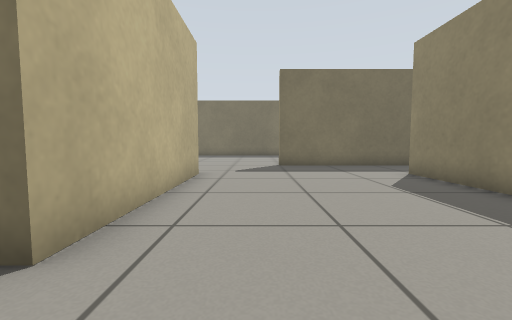
View 1 (above)

18 first-person views from a walk through a Gazebo world. The camera is 0.5 m above the floor, tilts 4° down and sees 90° across. The floor is counted in squares, 0.5 m on a side. Each view is taken from the middle of a square. On the plan, view 1 faces up. The plan holds only what a view shows up to about 11 squares ahead; the rest is blank.

View 2
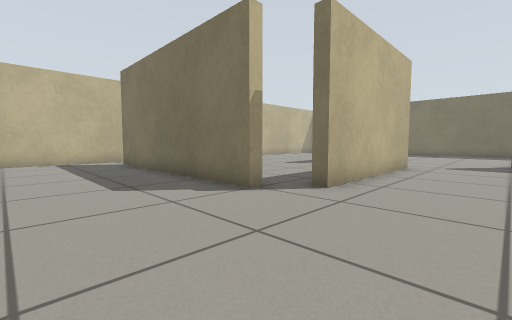

View 3
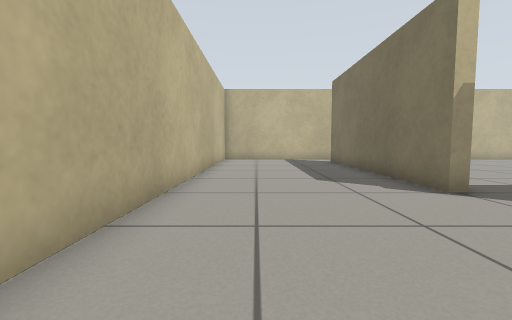

View 4
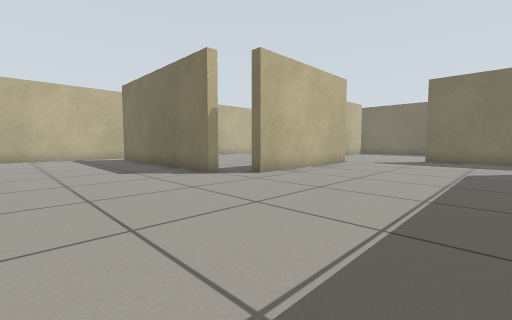

View 5
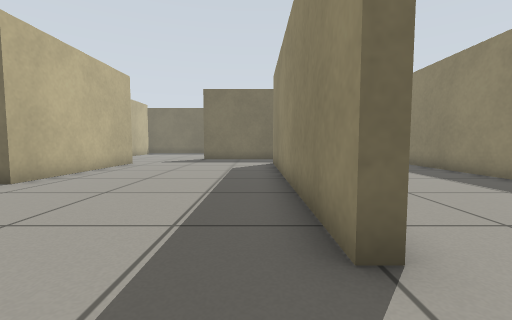

View 6
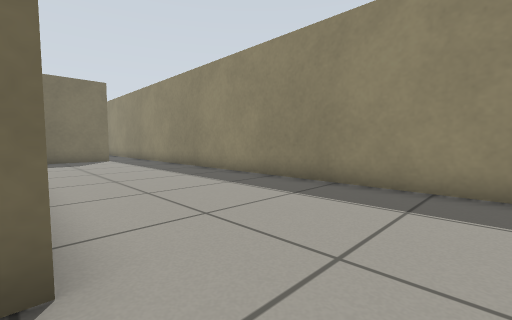

View 7
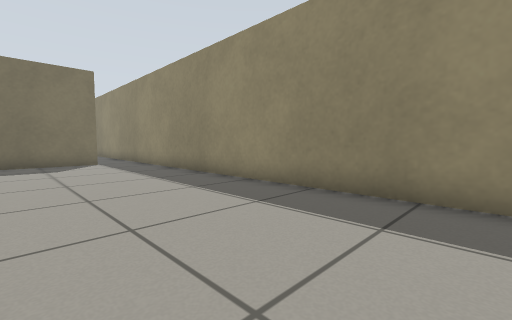

View 8
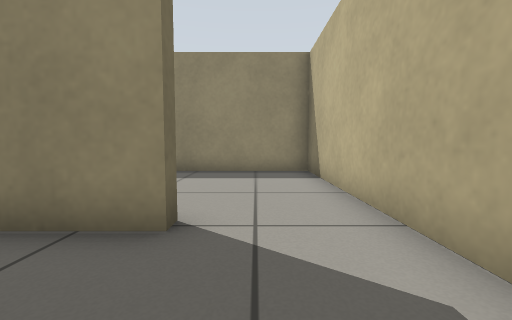

View 9
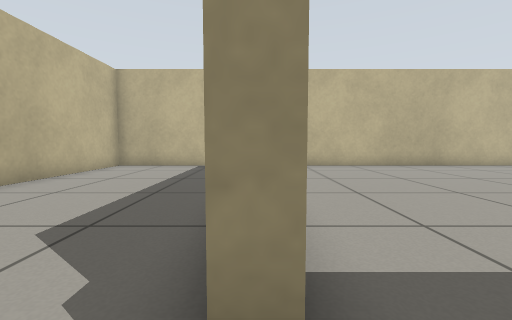

View 10
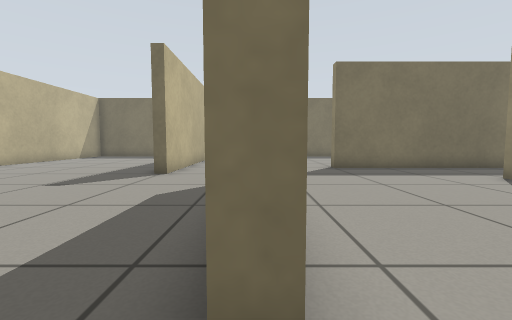

View 11
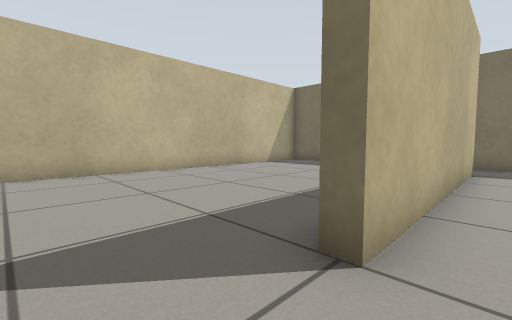

View 12
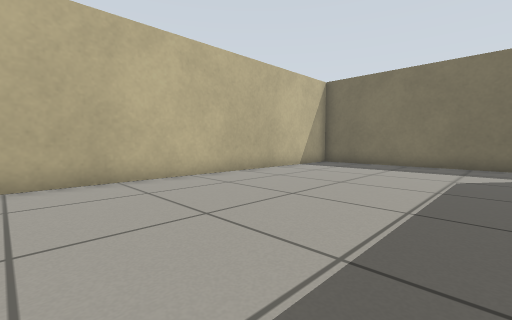

View 13
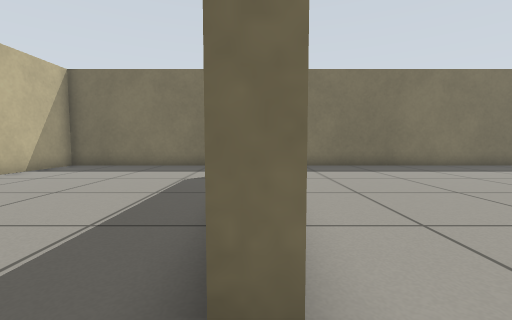

View 14
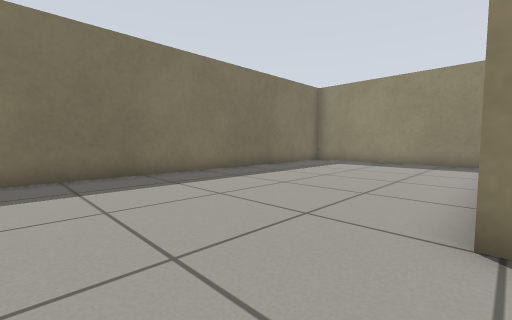

View 15
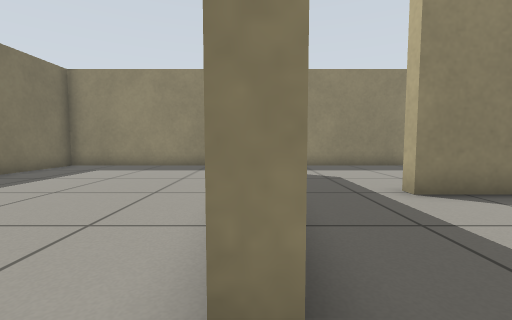

View 16
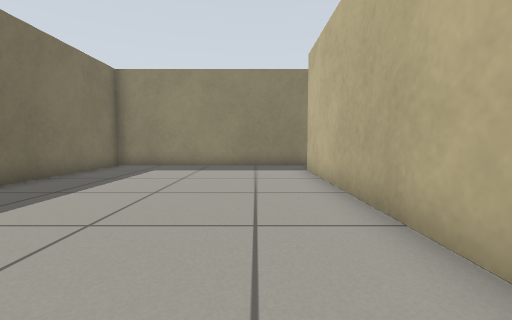

View 17
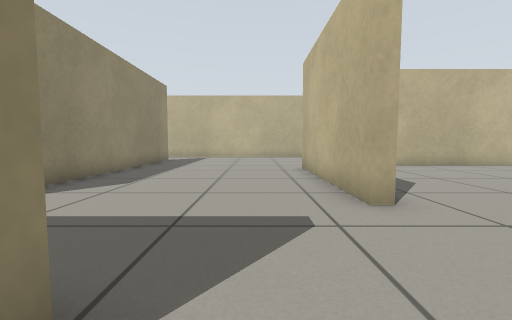

View 18
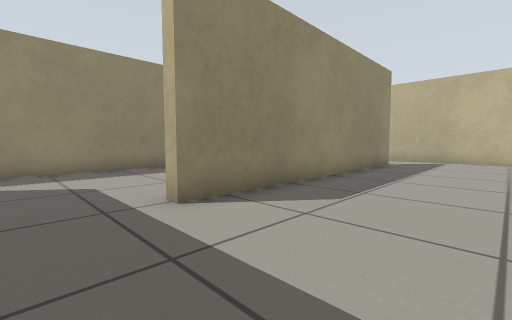

### Floor plan
Points are (right, up) in squares from view 1. A wall is a line through its corners. A room is listed if a view was taken in it or the views show most of it. See-through windows are left out.
Room 1 (views 1, 2, 3, 4, 5, 6, 8, 9, 10, 18)
walls: (-3, 1.3) (-3, 0.8) (-11, 0.8); (-1.8, 8) (-1.8, 2) (-2.2, 2); (5.2, -2) (4.8, -2) (4.8, 8) (5.2, 8); (3.6, -4.8) (5.6, -4.8); (-12.8, -1) (-12.8, -4.8) (2, -4.8); (5.5, 10.8) (1, 10.8)
ways out: opening at (5, -3.5) to room 2; opening at (5, 9) to room 2; opening at (-0.3, 9) to room 4
Room 2 (view 7)
walls: (9, 10.8) (5.5, 10.8); (5.6, -4.8) (10.8, -4.8) (10.8, 10.6)
ways out: opening at (5, -3.5) to room 1; opening at (5, 9) to room 1; opening at (10, 11) to room 4
Room 3 (views 11, 12, 13)
walls: (-4.8, 9) (-5.2, 9); (-2.2, 8) (-1.8, 8); (-10.9, 1.2) (-5.9, 1.2); (-4.6, 18.8) (-12.8, 18.8) (-12.8, 3.1)
ways out: opening at (-5, 17.5) to room 4; opening at (-3, 8) to room 4
Room 4 (views 14, 15, 16, 17)
walls: (1.6, 11.2) (9, 11.2); (1, 10.8) (1, 11.3); (-4.8, 16.9) (-4.8, 9); (10.8, 10.6) (10.8, 18.8) (-4.6, 18.8)
ways out: opening at (-0.3, 9) to room 1; opening at (10, 11) to room 2; opening at (-5, 17.5) to room 3; opening at (-3, 8) to room 3

Where each view was taken, in squares from view 1:
view 1: 0 up, 0 right, facing up
view 2: 3 down, 1 right, facing up-left
view 3: 3 down, 2 right, facing left
view 4: 4 down, 4 right, facing up-left
view 5: 4 down, 4 right, facing up
view 6: 4 down, 5 right, facing up-right
view 7: 2 down, 6 right, facing up-right
view 8: 3 down, 2 right, facing right
view 9: 1 up, 2 left, facing left
view 10: 1 up, 2 left, facing up
view 11: 7 up, 4 left, facing up-left
view 12: 7 up, 6 left, facing up-left
view 13: 8 up, 5 left, facing up
view 14: 11 up, 2 left, facing up-right
view 15: 11 up, 0 right, facing right
view 16: 13 up, 0 right, facing right
view 17: 12 up, 0 right, facing down
view 18: 10 up, 1 right, facing down-right
